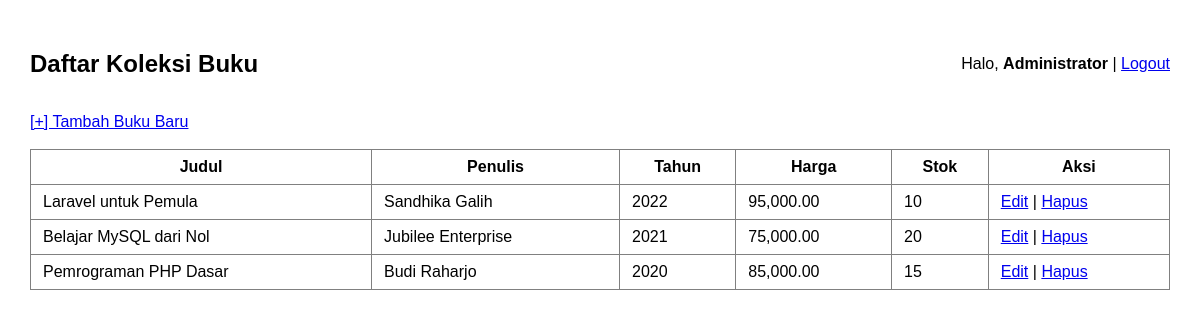
/index.php (signed in), run on the app's committed database.
### tables this page shows
CREATE TABLE buku (
    ID           INT(11)        NOT NULL AUTO_INCREMENT,
    Judul        VARCHAR(255)   NOT NULL,
    Penulis      VARCHAR(100)   NOT NULL,
    Tahun_Terbit INT(4)         NOT NULL,
    Harga        DECIMAL(15,2)  NOT NULL DEFAULT 0.00,
    Stok         INT(11)        NOT NULL DEFAULT 0,
    PRIMARY KEY (ID)
);

### index.php (the view, shortened to what this page needs)
<?php
include 'koneksi.php';
$sql    = "SELECT * FROM buku ORDER BY ID DESC";
$result = $conn->query($sql);
?>
<!DOCTYPE html>
<html>
<head>
</head>
<body>
    <div class="topbar">
        <h2>Daftar Koleksi Buku</h2>
        <div>
            Halo, <b><?php echo htmlspecialchars($_SESSION['nama_lengkap'] ?? $_SESSION['username']); ?></b>
            | <a href="logout.php" onclick="return confirm('Yakin logout?')">Logout</a>
        </div>
    </div>
    <a href="tambah.php">[+] Tambah Buku Baru</a><br><br>
    <table border="1" cellpadding="10">
        <tr>
            <th>Judul</th>
            <th>Penulis</th>
            <th>Tahun</th>
            <th>Harga</th>
            <th>Stok</th>
            <th>Aksi</th>
        </tr>
        <?php while ($row = $result->fetch_assoc()): ?>
        <tr>
            <td><?php echo htmlspecialchars($row['Judul']); ?></td>
            <td><?php echo htmlspecialchars($row['Penulis']); ?></td>
            <td><?php echo $row['Tahun_Terbit']; ?></td>
            <td><?php echo number_format($row['Harga'], 2); ?></td>
            <td><?php echo $row['Stok']; ?></td>
            <td>
                <a href="edit.php?id=<?php echo $row['ID']; ?>">Edit</a> |
                <a href="hapus.php?id=<?php echo $row['ID']; ?>" onclick="return confirm('Yakin hapus?')">Hapus</a>
            </td>
        </tr>
        <?php endwhile; ?>
    </table>
</body>
</html>

### index.php (style rules this page uses)
body { font-family: Arial, sans-serif; margin: 30px; }
table { border-collapse: collapse; width: 100%; }
th, td { padding: 8px 12px; }
.topbar { display: flex; justify-content: space-between; align-items: center; margin-bottom: 15px; }

### data on the page
buku: Judul "Laravel untuk Pemula", Penulis "Sandhika Galih", Tahun_Terbit "2022", Harga "95,000.00", Stok "10"
buku: Judul "Belajar MySQL dari Nol", Penulis "Jubilee Enterprise", Tahun_Terbit "2021", Harga "75,000.00", Stok "20"
buku: Judul "Pemrograman PHP Dasar", Penulis "Budi Raharjo", Tahun_Terbit "2020", Harga "85,000.00", Stok "15"

### other printed values
$_SESSION['nama_lengkap'] "Administrator"
